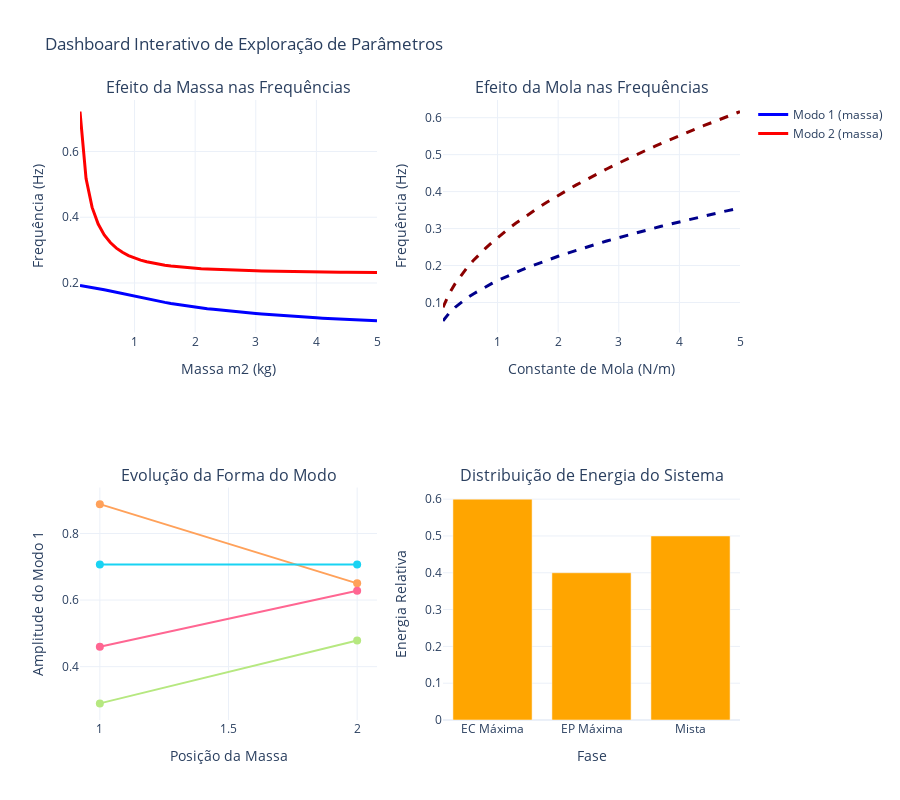

Notebook code cell kept with this figure:
### Code cell
def create_parameter_exploration_dashboard():
    print("=== EXPLORAÇÃO INTERATIVA DE PARÂMETROS ===")
    
    # Cria um dashboard abrangente
    fig = make_subplots(
        rows=2, cols=2,
        subplot_titles=[
            'Efeito da Massa nas Frequências',
            'Efeito da Mola nas Frequências', 
            'Evolução da Forma do Modo',
            'Distribuição de Energia do Sistema'
        ],
        specs=[[{"type": "scatter"}, {"type": "scatter"}],
               [{"type": "scatter"}, {"type": "bar"}]]
    )
    
    # Varredura do parâmetro de massa
    m2_range = np.linspace(0.1, 5, 50)
    freq1_mass, freq2_mass = [], []
    
    for m2 in m2_range:
        system = MassSpringSystem([1, m2], [1, 1, 1])
        freqs, _ = system.solve_eigenvalue_problem()
        freq1_mass.append(freqs[0])
        freq2_mass.append(freqs[1])
    
    # Adiciona traços do efeito da massa
    fig.add_trace(go.Scatter(
        x=m2_range, y=freq1_mass,
        mode='lines', name='Modo 1 (massa)',
        line=dict(color='blue', width=3)
    ), row=1, col=1)
    
    fig.add_trace(go.Scatter(
        x=m2_range, y=freq2_mass,
        mode='lines', name='Modo 2 (massa)',
        line=dict(color='red', width=3)
    ), row=1, col=1)
    
    # Varredura do parâmetro de mola
    k_range = np.linspace(0.1, 5, 50)
    freq1_spring, freq2_spring = [], []
    
    for k in k_range:
        system = MassSpringSystem([1, 1], [k, k, k])
        freqs, _ = system.solve_eigenvalue_problem()
        freq1_spring.append(freqs[0])
        freq2_spring.append(freqs[1])
    
    # Adiciona traços do efeito da mola
    fig.add_trace(go.Scatter(
        x=k_range, y=freq1_spring,
        mode='lines', name='Modo 1 (mola)',
        line=dict(color='darkblue', width=3, dash='dash'),
        showlegend=False
    ), row=1, col=2)
    
    fig.add_trace(go.Scatter(
        x=k_range, y=freq2_spring,
        mode='lines', name='Modo 2 (mola)',
        line=dict(color='darkred', width=3, dash='dash'),
        showlegend=False
    ), row=1, col=2)
    
    # Evolução da forma do modo
    test_masses = [0.5, 1.0, 2.0, 4.0]
    positions = [1, 2]
    
    for i, m2 in enumerate(test_masses):
        system = MassSpringSystem([1, m2], [1, 1, 1])
        _, modes = system.solve_eigenvalue_problem()
        
        fig.add_trace(go.Scatter(
            x=positions, y=modes[:, 0],
            mode='lines+markers', 
            name=f'm2={m2}',
            marker=dict(size=8),
            showlegend=False
        ), row=2, col=1)
    
    # Distribuição de energia (cinética vs. potencial em diferentes fases)
    phases = ['EC Máxima', 'EP Máxima', 'Mista']
    energies = [0.6, 0.4, 0.5]
    
    fig.add_trace(go.Bar(
        x=phases, y=energies,
        name='Energia',
        marker_color='orange',
        showlegend=False
    ), row=2, col=2)
    
    # Atualiza o layout
    fig.update_xaxes(title_text="Massa m2 (kg)", row=1, col=1)
    fig.update_yaxes(title_text="Frequência (Hz)", row=1, col=1)
    fig.update_xaxes(title_text="Constante de Mola (N/m)", row=1, col=2)
    fig.update_yaxes(title_text="Frequência (Hz)", row=1, col=2)
    fig.update_xaxes(title_text="Posição da Massa", row=2, col=1)
    fig.update_yaxes(title_text="Amplitude do Modo 1", row=2, col=1)
    fig.update_xaxes(title_text="Fase", row=2, col=2)
    fig.update_yaxes(title_text="Energia Relativa", row=2, col=2)
    
    fig.update_layout(
        title="Dashboard Interativo de Exploração de Parâmetros",
        height=800,
        showlegend=True
    )
    
    fig.show()

create_parameter_exploration_dashboard()

### Figure 1 — Plotly figure (JSON) as saved in the notebook; plotly's stock layout.template omitted (floating-point values rounded to 4 significant figures)
{"data": [{"line": {"color": "blue", "width": 3}, "mode": "lines", "name": "Modo 1 (massa)", "type": "scatter", "x": [0.1, 0.2, 0.3, 0.4, 0.5, 0.6, 0.7, 0.8, 0.9, 1, 1.1, 1.2, 1.3, 1.4, 1.5, 1.6, 1.7, 1.8, 1.9, 2, 2.1, 2.2, 2.3, 2.4, 2.5, 2.6, 2.7, 2.8, 2.9, 3.0, 3.1, 3.2, 3.3, 3.4, 3.5, 3.6, 3.7, 3.8, 3.9, 4, 4.1, 4.2, 4.3, 4.4, 4.5, 4.6, 4.7, 4.8, 4.9, 5], "xaxis": "x", "y": [0.1923, 0.1895, 0.1863, 0.1829, 0.1792, 0.1753, 0.1713, 0.1673, 0.1632, 0.1592, 0.1552, 0.1514, 0.1478, 0.1443, 0.141, 0.1378, 0.1348, 0.132, 0.1293, 0.1267, 0.1243, 0.122, 0.1198, 0.1177, 0.1157, 0.1138, 0.1119, 0.1102, 0.1085, 0.1069, 0.1054, 0.1039, 0.1025, 0.1012, 0.09985, 0.09859, 0.09737, 0.0962, 0.09506, 0.09397, 0.09291, 0.09189, 0.0909, 0.08994, 0.089, 0.0881, 0.08722, 0.08637, 0.08554, 0.08474], "yaxis": "y"}, {"line": {"color": "red", "width": 3}, "mode": "lines", "name": "Modo 2 (massa)", "type": "scatter", "x": [0.1, 0.2, 0.3, 0.4, 0.5, 0.6, 0.7, 0.8, 0.9, 1, 1.1, 1.2, 1.3, 1.4, 1.5, 1.6, 1.7, 1.8, 1.9, 2, 2.1, 2.2, 2.3, 2.4, 2.5, 2.6, 2.7, 2.8, 2.9, 3.0, 3.1, 3.2, 3.3, 3.4, 3.5, 3.6, 3.7, 3.8, 3.9, 4, 4.1, 4.2, 4.3, 4.4, 4.5, 4.6, 4.7, 4.8, 4.9, 5], "xaxis": "x", "y": [0.7213, 0.5177, 0.4299, 0.3793, 0.3462, 0.323, 0.3061, 0.2933, 0.2834, 0.2757, 0.2695, 0.2645, 0.2604, 0.2569, 0.2541, 0.2516, 0.2496, 0.2478, 0.2462, 0.2448, 0.2436, 0.2425, 0.2415, 0.2407, 0.2399, 0.2392, 0.2385, 0.2379, 0.2374, 0.2369, 0.2364, 0.236, 0.2356, 0.2352, 0.2349, 0.2346, 0.2342, 0.234, 0.2337, 0.2334, 0.2332, 0.233, 0.2328, 0.2326, 0.2324, 0.2322, 0.232, 0.2319, 0.2317, 0.2315], "yaxis": "y"}, {"line": {"color": "darkblue", "dash": "dash", "width": 3}, "mode": "lines", "name": "Modo 1 (mola)", "showlegend": false, "type": "scatter", "x": [0.1, 0.2, 0.3, 0.4, 0.5, 0.6, 0.7, 0.8, 0.9, 1, 1.1, 1.2, 1.3, 1.4, 1.5, 1.6, 1.7, 1.8, 1.9, 2, 2.1, 2.2, 2.3, 2.4, 2.5, 2.6, 2.7, 2.8, 2.9, 3.0, 3.1, 3.2, 3.3, 3.4, 3.5, 3.6, 3.7, 3.8, 3.9, 4, 4.1, 4.2, 4.3, 4.4, 4.5, 4.6, 4.7, 4.8, 4.9, 5], "xaxis": "x2", "y": [0.05033, 0.07118, 0.08717, 0.1007, 0.1125, 0.1233, 0.1332, 0.1424, 0.151, 0.1592, 0.1669, 0.1743, 0.1815, 0.1883, 0.1949, 0.2013, 0.2075, 0.2135, 0.2194, 0.2251, 0.2306, 0.2361, 0.2414, 0.2466, 0.2516, 0.2566, 0.2615, 0.2663, 0.271, 0.2757, 0.2802, 0.2847, 0.2891, 0.2935, 0.2978, 0.302, 0.3061, 0.3103, 0.3143, 0.3183, 0.3223, 0.3262, 0.33, 0.3338, 0.3376, 0.3413, 0.345, 0.3487, 0.3523, 0.3559], "yaxis": "y2"}, {"line": {"color": "darkred", "dash": "dash", "width": 3}, "mode": "lines", "name": "Modo 2 (mola)", "showlegend": false, "type": "scatter", "x": [0.1, 0.2, 0.3, 0.4, 0.5, 0.6, 0.7, 0.8, 0.9, 1, 1.1, 1.2, 1.3, 1.4, 1.5, 1.6, 1.7, 1.8, 1.9, 2, 2.1, 2.2, 2.3, 2.4, 2.5, 2.6, 2.7, 2.8, 2.9, 3.0, 3.1, 3.2, 3.3, 3.4, 3.5, 3.6, 3.7, 3.8, 3.9, 4, 4.1, 4.2, 4.3, 4.4, 4.5, 4.6, 4.7, 4.8, 4.9, 5], "xaxis": "x2", "y": [0.08717, 0.1233, 0.151, 0.1743, 0.1949, 0.2135, 0.2306, 0.2466, 0.2615, 0.2757, 0.2891, 0.302, 0.3143, 0.3262, 0.3376, 0.3487, 0.3594, 0.3698, 0.38, 0.3898, 0.3995, 0.4089, 0.4181, 0.4271, 0.4359, 0.4445, 0.453, 0.4613, 0.4694, 0.4775, 0.4854, 0.4931, 0.5008, 0.5083, 0.5157, 0.523, 0.5303, 0.5374, 0.5444, 0.5513, 0.5582, 0.5649, 0.5716, 0.5782, 0.5848, 0.5912, 0.5976, 0.604, 0.6102, 0.6164], "yaxis": "y2"}, {"marker": {"size": 8}, "mode": "lines+markers", "name": "m2=0.5", "showlegend": false, "type": "scatter", "x": [1, 2], "xaxis": "x3", "y": [0.8881, 0.6501], "yaxis": "y3"}, {"marker": {"size": 8}, "mode": "lines+markers", "name": "m2=1.0", "showlegend": false, "type": "scatter", "x": [1, 2], "xaxis": "x3", "y": [0.7071, 0.7071], "yaxis": "y3"}, {"marker": {"size": 8}, "mode": "lines+markers", "name": "m2=2.0", "showlegend": false, "type": "scatter", "x": [1, 2], "xaxis": "x3", "y": [0.4597, 0.628], "yaxis": "y3"}, {"marker": {"size": 8}, "mode": "lines+markers", "name": "m2=4.0", "showlegend": false, "type": "scatter", "x": [1, 2], "xaxis": "x3", "y": [0.2898, 0.4785], "yaxis": "y3"}, {"marker": {"color": "orange"}, "name": "Energia", "showlegend": false, "type": "bar", "x": ["EC Máxima", "EP Máxima", "Mista"], "xaxis": "x4", "y": [0.6, 0.4, 0.5], "yaxis": "y4"}], "layout": {"annotations": [{"font": {"size": 16}, "showarrow": false, "text": "Efeito da Massa nas Frequências", "x": 0.225, "xanchor": "center", "xref": "paper", "y": 1, "yanchor": "bottom", "yref": "paper"}, {"font": {"size": 16}, "showarrow": false, "text": "Efeito da Mola nas Frequências", "x": 0.775, "xanchor": "center", "xref": "paper", "y": 1, "yanchor": "bottom", "yref": "paper"}, {"font": {"size": 16}, "showarrow": false, "text": "Evolução da Forma do Modo", "x": 0.225, "xanchor": "center", "xref": "paper", "y": 0.375, "yanchor": "bottom", "yref": "paper"}, {"font": {"size": 16}, "showarrow": false, "text": "Distribuição de Energia do Sistema", "x": 0.775, "xanchor": "center", "xref": "paper", "y": 0.375, "yanchor": "bottom", "yref": "paper"}], "height": 800, "showlegend": true, "title": {"text": "Dashboard Interativo de Exploração de Parâmetros"}, "xaxis": {"anchor": "y", "domain": [0, 0.45], "title": {"text": "Massa m2 (kg)"}}, "xaxis2": {"anchor": "y2", "domain": [0.55, 1], "title": {"text": "Constante de Mola (N/m)"}}, "xaxis3": {"anchor": "y3", "domain": [0, 0.45], "title": {"text": "Posição da Massa"}}, "xaxis4": {"anchor": "y4", "domain": [0.55, 1], "title": {"text": "Fase"}}, "yaxis": {"anchor": "x", "domain": [0.625, 1], "title": {"text": "Frequência (Hz)"}}, "yaxis2": {"anchor": "x2", "domain": [0.625, 1], "title": {"text": "Frequência (Hz)"}}, "yaxis3": {"anchor": "x3", "domain": [0, 0.375], "title": {"text": "Amplitude do Modo 1"}}, "yaxis4": {"anchor": "x4", "domain": [0, 0.375], "title": {"text": "Energia Relativa"}}}}
